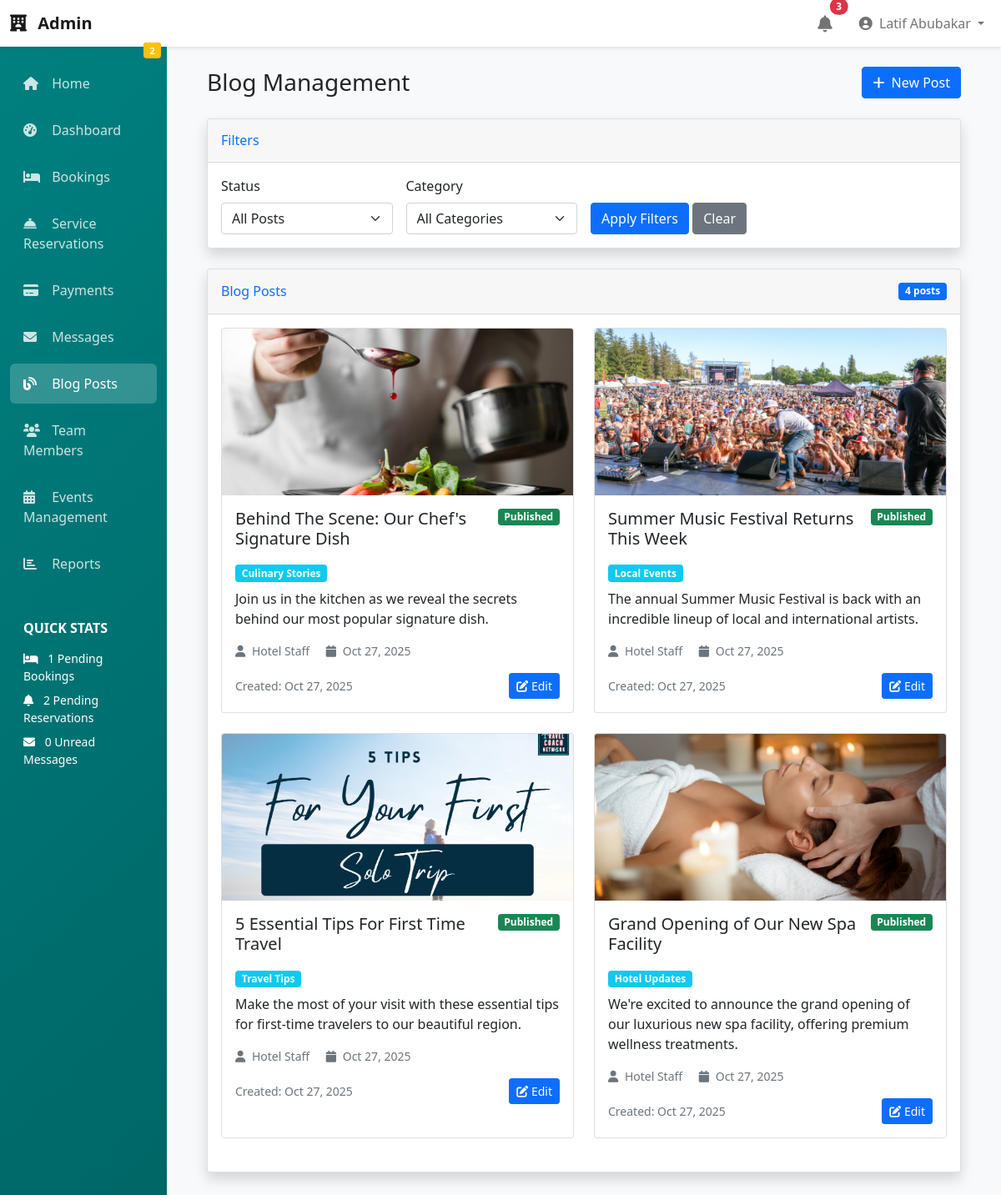
Page /accounts/admin/blog/ (signed in) on the committed database.
### accounts/models.py (models this page shows, shortened)
class User(AbstractUser):
    email = models.EmailField(unique=True, null=False)
    username = models.CharField(max_length=100, unique=True)  # Added unique=True
    USERNAME_FIELD = "email"
    REQUIRED_FIELDS = ['username']

### blog/models.py (models this page shows, shortened)
class BlogPost(models.Model):
    title = models.CharField(max_length=200)
    slug = models.SlugField(unique=True)
    content = models.TextField()
    excerpt = models.TextField(max_length=300, blank=True)
    featured_image = models.ImageField(upload_to='blog/')
    category = models.ForeignKey(BlogCategory, on_delete=models.SET_NULL, null=True, blank=True)
    tags = models.CharField(max_length=200, blank=True, help_text="Comma-separated tags")
    author = models.CharField(max_length=100, default="Hotel Staff")
    is_published = models.BooleanField(default=False)
    published_date = models.DateTimeField(null=True, blank=True)
    meta_title = models.CharField(max_length=200, blank=True)
    meta_description = models.TextField(blank=True)
    created_at = models.DateTimeField(auto_now_add=True)
    updated_at = models.DateTimeField(auto_now=True)
    class Meta:
        ordering = ['-published_date']

class BlogCategory(models.Model):
    name = models.CharField(max_length=100)
    slug = models.SlugField(unique=True)
    description = models.TextField(blank=True)
    class Meta:
        verbose_name_plural = "Blog categories"

### accounts/views.py (the view)
# urls.py: path('admin/blog/', views.admin_blog, name='admin_blog'),
@staff_member_required
def admin_blog(request):
    posts = BlogPost.objects.all().order_by('-created_at')
    published_filter = request.GET.get('published', '')
    if published_filter == 'published':
        posts = posts.filter(is_published=True)
    elif published_filter == 'draft':
        posts = posts.filter(is_published=False)
    category_filter = request.GET.get('category', '')
    if category_filter:
        posts = posts.filter(category_id=category_filter)
    paginator = Paginator(posts, 10)
    page_number = request.GET.get('page')
    page_obj = paginator.get_page(page_number)
    categories = BlogCategory.objects.all()
    context = {
        'posts': page_obj,
        'categories': categories,
        'published_filter': published_filter,
        'category_filter': category_filter,
    }
    return render(request, 'admin/blog.html', context)

### accounts/templates/admin/blog.html (shortened to what this page needs)
{% extends 'admin/dashboard_base.html' %}
{% load static %}
{% block content %}
<div class="container-fluid">
    <div class="d-sm-flex align-items-center justify-content-between mb-4">
        <h1 class="h3 mb-0 text-gray-800">Blog Management</h1>
        <div class="d-none d-sm-inline-block">
            <a href="{% url 'admin_blog_create' %}" class="btn btn-primary">
                <i class="fas fa-plus me-1"></i> New Post
            </a>
        </div>
    </div>
    <div class="card shadow mb-4">
        <div class="card-header py-3">
            <h6 class="m-0 font-weight-bold text-primary">Filters</h6>
        </div>
        <div class="card-body">
            <form method="get" class="row g-3">
                <div class="col-md-3">
                    <label for="published" class="form-label">Status</label>
                    <select name="published" id="published" class="form-select">
                        <option value="">All Posts</option>
                    </select>
                </div>
                <div class="col-md-3">
                    <label for="category" class="form-label">Category</label>
                    <select name="category" id="category" class="form-select">
                        <option value="">All Categories</option>
                    </select>
                </div>
                <div class="col-md-3">
                    <label class="form-label">&nbsp;</label>
                    <div>
                        <button type="submit" class="btn btn-primary">Apply Filters</button>
                        <a href="{% url 'admin_blog' %}" class="btn btn-secondary">Clear</a>
                    </div>
                </div>
            </form>
        </div>
    </div>
    <div class="card shadow mb-4">
        <div class="card-header py-3 d-flex justify-content-between align-items-center">
            <h6 class="m-0 font-weight-bold text-primary">Blog Posts</h6>
            <span class="badge bg-primary">{{ posts.paginator.count }} posts</span>
        </div>
        <div class="card-body">
            {% if posts %}
            <div class="row">
                {% for post in posts %}
                <div class="col-lg-6 mb-4">
                    <div class="card h-100">
                        {% if post.featured_image %}
                        <img src="{{ post.featured_image.url }}" class="card-img-top" alt="{{ post.title }}" style="height: 200px; object-fit: cover;">
                        {% endif %}
                        <div class="card-body">
                            <div class="d-flex justify-content-between align-items-start mb-2">
                                <h5 class="card-title">{{ post.title }}</h5>
                                <span class="badge bg-{% if post.is_published %}success{% else %}warning{% endif %}">
                                    {% if post.is_published %}Published{% else %}Draft{% endif %}
                                </span>
                            </div>
                            {% if post.category %}
                            <span class="badge bg-info mb-2">{{ post.category.name }}</span>
                            {% endif %}
                            {% if post.excerpt %}
                            <p class="card-text">{{ post.excerpt }}</p>
                            {% else %}
                            <p class="card-text text-muted">{{ post.content|striptags|truncatewords:20 }}</p>
                            {% endif %}
                            <div class="small text-muted mb-3">
                                <i class="fas fa-user me-1"></i> {{ post.author }}
                                <i class="fas fa-calendar ms-3 me-1"></i>
                                {% if post.published_date %}
                                {{ post.published_date|date:"M d, Y" }}
                                {% else %}
                                Not published
                                {% endif %}
                            </div>
                            <div class="d-flex justify-content-between align-items-center">
                                <small class="text-muted">
                                    Created: {{ post.created_at|date:"M d, Y" }}
                                </small>
                                <div>
                                    <a href="{% url 'admin_blog_edit' post.id %}" class="btn btn-sm btn-primary">
                                        <i class="fas fa-edit"></i> Edit
                                    </a>
                                </div>
                            </div>
                        </div>
                    </div>
                </div>
                {% endfor %}
            </div>
            {% endif %}
        </div>
    </div>
</div>
{% endblock %}

### accounts/templates/admin/dashboard_base.html (shortened to what this page needs)
<!DOCTYPE html>
<html lang="en">
<head>
    <link href="https://cdn.jsdelivr.net/npm/bootstrap@5.1.3/dist/css/bootstrap.min.css" rel="stylesheet">
    <link rel="stylesheet" href="https://cdnjs.cloudflare.com/ajax/libs/font-awesome/6.0.0/css/all.min.css">
</head>
<body>
    <nav class="navbar navbar-expand navbar-light navbar-custom">
        <div class="container-fluid">
            <a class="navbar-brand fw-bold text-teal" href="{% url 'dashboard' %}">
                <i class="fas fa-hotel me-2"></i>{{ hotel.name }} Admin
            </a>
            <div class="navbar-nav ms-auto">
                <div class="nav-item dropdown me-3">
                    <a class="nav-link notification-bell position-relative" href="#" id="notificationDropdown"
                       role="button" data-bs-toggle="dropdown" aria-expanded="false">
                        <i class="fas fa-bell fa-lg"></i>
                        {% if total_admin_notifications > 0 %}
                        <span class="position-absolute top-0 start-100 translate-middle badge rounded-pill bg-danger">
                            {{ total_admin_notifications }}
                        </span>
                        {% endif %}
                    </a>
                </div>
                <div class="nav-item dropdown">
                    <a class="nav-link dropdown-toggle" href="#" id="navbarDropdown" role="button" data-bs-toggle="dropdown">
                        <i class="fas fa-user-circle me-1"></i>
                        {{ request.user.get_full_name|default:request.user.username }}
                    </a>
                </div>
            </div>
        </div>
    </nav>
    <div class="container-fluid">
        <div class="row">
            <div class="col-md-3 col-lg-2 d-md-block sidebar collapse" id="sidebar">
                <div class="position-sticky pt-3">
                <ul class="nav flex-column">
                    <li class="nav-item">
                        <a class="nav-link" href="/">
                            <i class="fas fa-home"></i>
                            Home
                        </a>
                    </li>
                    <li class="nav-item">
                        <a class="nav-link {% if request.path == '/admin/dashboard/' %}active{% endif %}"
                           href="{% url 'dashboard' %}">
                            <i class="fas fa-tachometer-alt"></i>
                            Dashboard
                        </a>
                    </li>
                    <li class="nav-item">
                        <a class="nav-link {% if '/admin/bookings' in request.path %}active{% endif %}" href="{% url 'admin_bookings' %}">
                            <i class="fas fa-bed"></i>
                            Bookings
                            {% if pending_bookings_count > 0 %}
                            <span class="badge bg-danger badge-notification">{{ pending_bookings_count }}</span>
                            {% endif %}
                        </a>
                    </li>
                    <li class="nav-item">
                        <a class="nav-link {% if '/admin/reservations' in request.path %}active{% endif %}" href="{% url 'admin_reservations' %}">
                            <i class="fas fa-concierge-bell"></i>
                            Service Reservations
                            {% if pending_reservations_count > 0 %}
                            <span class="badge bg-warning badge-notification">{{ pending_reservations_count }}</span>
                            {% endif %}
                        </a>
                    </li>
                    <li class="nav-item">
                        <a class="nav-link {% if '/admin/payments' in request.path %}active{% endif %}" href="{% url 'admin_payments' %}">
                            <i class="fas fa-credit-card"></i>
                            Payments
                        </a>
                    </li>
                    <li class="nav-item">
                        <a class="nav-link {% if '/admin/messages' in request.path %}active{% endif %}" href="{% url 'admin_messages' %}">
                            <i class="fas fa-envelope"></i>
                            Messages
                        </a>
                    </li>
                    <li class="nav-item">
                        <a class="nav-link {% if '/admin/blog' in request.path %}active{% endif %}" href="{% url 'admin_blog' %}">
                            <i class="fas fa-blog"></i>
                            Blog Posts
                        </a>
                    </li>
                    <li class="nav-item">
                        <a class="nav-link {% if '/admin/team' in request.path %}active{% endif %}" href="{% url 'admin_team' %}">
                            <i class="fas fa-users"></i>
                            Team Members
                        </a>
                    </li>
                    <li class="nav-item">
                        <a class="nav-link {% if '/admin/events' in request.path %}active{% endif %}" href="{% url 'admin_events' %}">
                            <i class="fas fa-calendar-alt"></i>
                            Events Management
                        </a>
                    </li>
                    <li class="nav-item">
                        <a class="nav-link {% if '/admin/reports' in request.path %}active{% endif %}" href="{% url 'admin_reports' %}">
                            <i class="fas fa-chart-bar"></i>
                            Reports
                        </a>
                    </li>
                </ul>
        <div class="mt-4 p-3 text-white">
            <h6 class="text-uppercase fw-bold mb-3">Quick Stats</h6>
            <div class="small">
                <div class="mb-2">
                    <i class="fas fa-bed me-2"></i>
                    {{ pending_bookings_count }} Pending Bookings
                </div>
                <div class="mb-2">
                    <i class="fas fa-bell me-2"></i>
                    {{ pending_reservations_count }} Pending Reservations
                </div>
                <div class="mb-2">
                    <i class="fas fa-envelope me-2"></i>
                    {{ unread_messages_count }} Unread Messages
                </div>
            </div>
        </div>
    </div>
</div>
            <main class="col-md-9 ms-sm-auto col-lg-10 px-md-4 content-wrapper">
                <div class="py-4">
                    {% block content %}
                    {% endblock %}
                </div>
            </main>
        </div>
    </div>
</body>
</html>

### accounts/templates/admin/dashboard_base.html (style rules this page uses)
.sidebar { min-height: 100vh; background: linear-gradient(135deg, #008080 0%, #006666 100%); box-shadow: 0 0 15px rgba(0,0,0,.1); }
.sidebar .nav-link { color: rgba(255,255,255,.8); padding: 0.75rem 1rem; margin: 0.25rem 0; border-radius: 0.375rem; transition: all 0.3s; }
.sidebar .nav-link.active { color: #fff; background: rgba(255,255,255,.2); }
.sidebar .nav-link i { width: 20px; margin-right: 10px; }
.navbar-custom { background: #fff; box-shadow: 0 2px 4px rgba(0,0,0,.1); }
.content-wrapper { background: #f8f9fa; min-height: calc(100vh - 56px); }
.badge-notification { font-size: 0.7em; position: absolute; top: -5px; right: -5px; }
.notification-bell { position: relative; cursor: pointer; }

### rows in the picture
User: user.get_full_name "Latif Abubakar"
BlogPost: featured_image (picture), title "Behind The Scene: Our Chef's Signature Dish", is_published "Published", category.name "Culinary Stories", excerpt "Join us in the kitchen as we reveal the secrets behind our most popular signature dish.", author "Hotel Staff", published_date "Oct 27, 2025", created_at "Oct 27, 2025"
BlogPost: featured_image (picture), title "Summer Music Festival Returns This Week", is_published "Published", category.name "Local Events", excerpt "The annual Summer Music Festival is back with an incredible lineup of local and international artists.", author "Hotel Staff", published_date "Oct 27, 2025", created_at "Oct 27, 2025"
BlogPost: featured_image (picture), title "5 Essential Tips For First Time Travel", is_published "Published", category.name "Travel Tips", excerpt "Make the most of your visit with these essential tips for first-time travelers to our beautiful region.", author "Hotel Staff", published_date "Oct 27, 2025", created_at "Oct 27, 2025"
BlogPost: featured_image (picture), title "Grand Opening of Our New Spa Facility", is_published "Published", category.name "Hotel Updates", excerpt "We're excited to announce the grand opening of our luxurious new spa facility, offering premium wellness treatments.", author "Hotel Staff", published_date "Oct 27, 2025", created_at "Oct 27, 2025"

### other values in the picture
{{ total_admin_notifications }} "3"
{{ pending_reservations_count }} "2"
{{ pending_bookings_count }} "1"
{{ unread_messages_count }} "0"
{{ posts.paginator.count }} "4"
